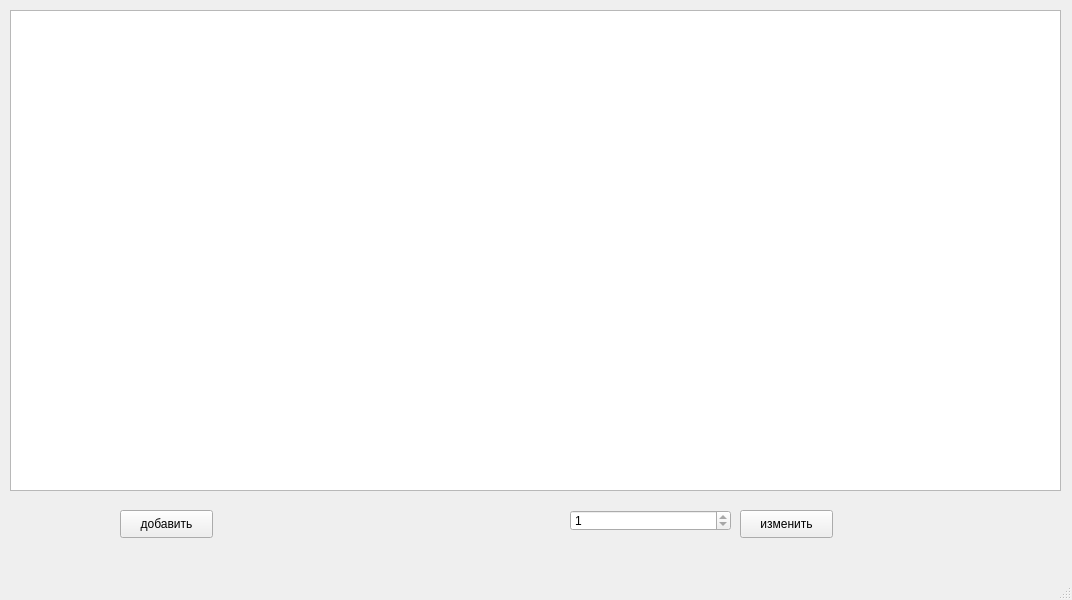
<?xml version="1.0" encoding="UTF-8"?>
<ui version="4.0">
 <class>MainWindow</class>
 <widget class="QMainWindow" name="MainWindow">
  <property name="geometry">
   <rect>
    <x>0</x>
    <y>0</y>
    <width>1072</width>
    <height>600</height>
   </rect>
  </property>
  <property name="windowTitle">
   <string>MainWindow</string>
  </property>
  <widget class="QWidget" name="centralwidget">
   <widget class="QTableWidget" name="tableWidget">
    <property name="geometry">
     <rect>
      <x>10</x>
      <y>10</y>
      <width>1051</width>
      <height>481</height>
     </rect>
    </property>
   </widget>
   <widget class="QPushButton" name="pushButton">
    <property name="geometry">
     <rect>
      <x>120</x>
      <y>510</y>
      <width>93</width>
      <height>28</height>
     </rect>
    </property>
    <property name="text">
     <string>добавить</string>
    </property>
   </widget>
   <widget class="QSpinBox" name="spinBox">
    <property name="geometry">
     <rect>
      <x>570</x>
      <y>510</y>
      <width>161</width>
      <height>21</height>
     </rect>
    </property>
    <property name="minimum">
     <number>1</number>
    </property>
    <property name="maximum">
     <number>1</number>
    </property>
   </widget>
   <widget class="QPushButton" name="pushButton_2">
    <property name="geometry">
     <rect>
      <x>740</x>
      <y>510</y>
      <width>93</width>
      <height>28</height>
     </rect>
    </property>
    <property name="text">
     <string>изменить</string>
    </property>
   </widget>
  </widget>
  <widget class="QMenuBar" name="menubar">
   <property name="geometry">
    <rect>
     <x>0</x>
     <y>0</y>
     <width>1072</width>
     <height>26</height>
    </rect>
   </property>
  </widget>
  <widget class="QStatusBar" name="statusbar"/>
 </widget>
 <resources/>
 <connections/>
</ui>
